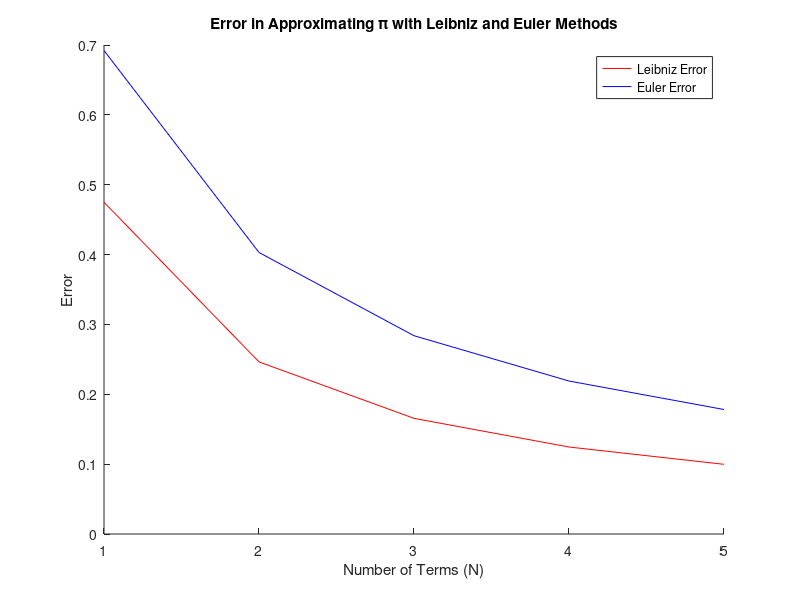

Write the MATLAB code that produced this figure.
N = input("Hvor mange led skal indgå i hver af de to summer");


function Leibniz = L(N)
    k = 0:N-1; %Indekser fra 0 til N-1 for at få N indexer hvoraf det første er 0
    Leibniz = 8 * sum(1 ./ ((4*k+1) .* (4*k+3)));
end 

function Euler = E(N)
    k = 1:N; 
    Euler = sqrt(6*sum(1 ./ k.^2));
end

%Initialize arrays to store values of the error for each N
error_L = zeros(1, N);
error_E = zeros(1, N);

for n = 1:N
    % Calculate approximations for current N
    L_approx = L(n);
    E_approx = E(n);
    
    % Calculate absolute errors
    error_L(n) = abs(L_approx - pi);
    error_E(n) = abs(E_approx - pi);
end

% Plot the errors for both methods
figure;
hold on;
plot(1:N, error_L, 'r', 'DisplayName', 'Leibniz Error');
plot(1:N, error_E, 'b', 'DisplayName', 'Euler Error');
xlabel('Number of Terms (N)');
ylabel('Error');
legend;
title('Error in Approximating \pi with Leibniz and Euler Methods');
hold off;

fprintf("Fejlen ved Leibniz metode med N = %.d er %.4f \n", N, L(N)-pi)
fprintf("Fejlen ved Eulers metode med N = %.d er %.4f", N, E(N)-pi)
